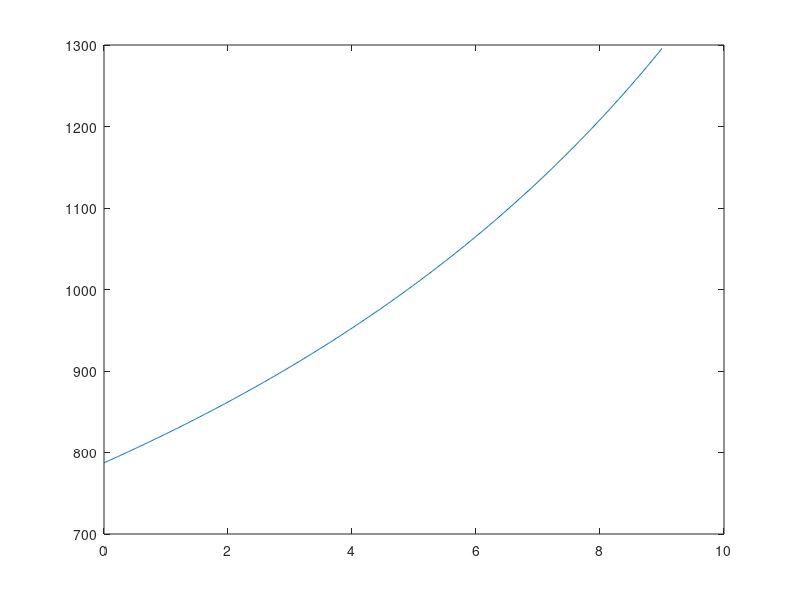
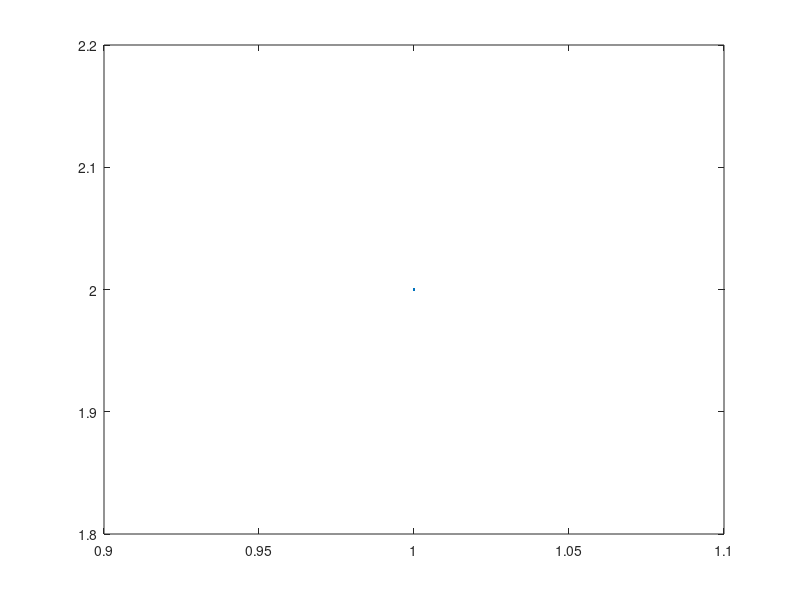

MATLAB code to generate these figures, in order:
close all; clc; clear all;
delta_rho = 0;
kappa = 0*pi/180;
phi = 1*pi/180;    % pitch bias [rad]
omega = 2*pi/180; 
alpha = 15*pi/180;
s = [1 1 -1 0]; % surface [a,b,c,d]. ax + by + cz + d = 0;
v = [90;0;0];   % platform velocity
x0 = [0;0;1000]; % platform initial position
fp = 5000;      % laser pulse rate
fs = 10;      % laser scan rate
T = 0.1;        % simulation period
t = 0:1/fp:T;   % simulation time series
alpha = -linspace(-alpha,alpha,length(t));
x = repmat(x0,1,length(t)) + repmat(v,1,length(t)).*repmat(t,3,1);  % trajectory
% rho = -(s(1:3)*x + s(4))./(s(1)*phi-s(2)*alpha + s(3)); % range = ([a,b,c]*x + d)/(b*phi+c)  . from geolocation equation
% rho = -(s(1:3)*x + s(4))./(-s(2)*(alpha+omega)+s(3)*(1+alpha*omega));
rho = (s(1:3)*x + s(4)+delta_rho.*(s(2)*alpha-s(3)))./(s(1)*(kappa*alpha+phi)+s(2)*(-omega-alpha)+s(3)*(1-alpha*omega));
plot(x(1,:),rho);


w = -(s(1:3)*x + s(4))+rho.*(s(3) - s(2)*alpha);
A = [s(2)*alpha'-s(3) -s(1)*alpha'.*rho' -s(1)*rho' rho'.*(s(2)+s(3)*alpha')];
% phi = -(s(1:3)*x + s(4)+s(3)*rho - s(2)*rho.*alpha)./(s(1)*rho);
% omega = (s(1:3)*x + s(4)+s(3)*rho)./(s(2)*rho-rho*s(3).*alpha);
A =  A(:,[3 4]);
biases = inv(A'*A)*A'*w'
biases*180/pi
figure
plot(phi*180/pi)
plot(omega*180/pi)